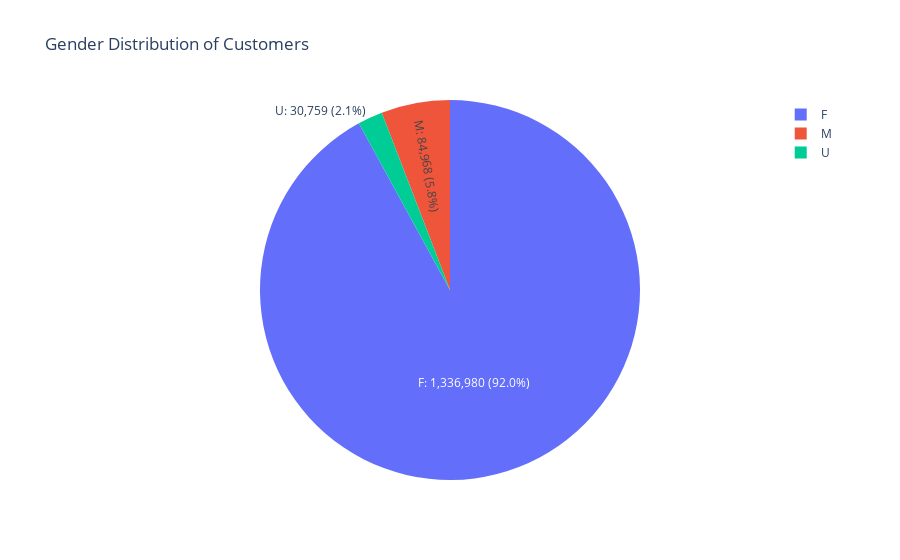

Notebook code cell kept with this figure:
### Code cell
gender_counts = customer_demographics_df["GENDER"].value_counts()

fig = px.pie(
    names=gender_counts.index,
    values=gender_counts.values,
    title='Gender Distribution of Customers',
    labels={'names': 'Gender', 'values': 'Count'}
)

fig.update_traces(
    textinfo='label+percent',
    texttemplate='%{label}: %{value} (%{percent:.1%})'
)

fig.update_layout(showlegend=True)
fig.show()

### Figure 1 — Plotly figure (JSON) as saved in the notebook; plotly's stock layout.template omitted (floating-point values rounded to 4 significant figures)
{"data": [{"domain": {"x": [0, 1], "y": [0, 1]}, "hovertemplate": "Gender=%{label}<br>Count=%{value}<extra></extra>", "labels": ["F", "M", "U"], "legendgroup": "", "name": "", "showlegend": true, "textinfo": "label+percent", "texttemplate": "%{label}: %{value} (%{percent:.1%})", "type": "pie", "values": [1336980, 84968, 30759]}], "layout": {"autosize": true, "legend": {"tracegroupgap": 0}, "showlegend": true, "title": {"text": "Gender Distribution of Customers"}}}
